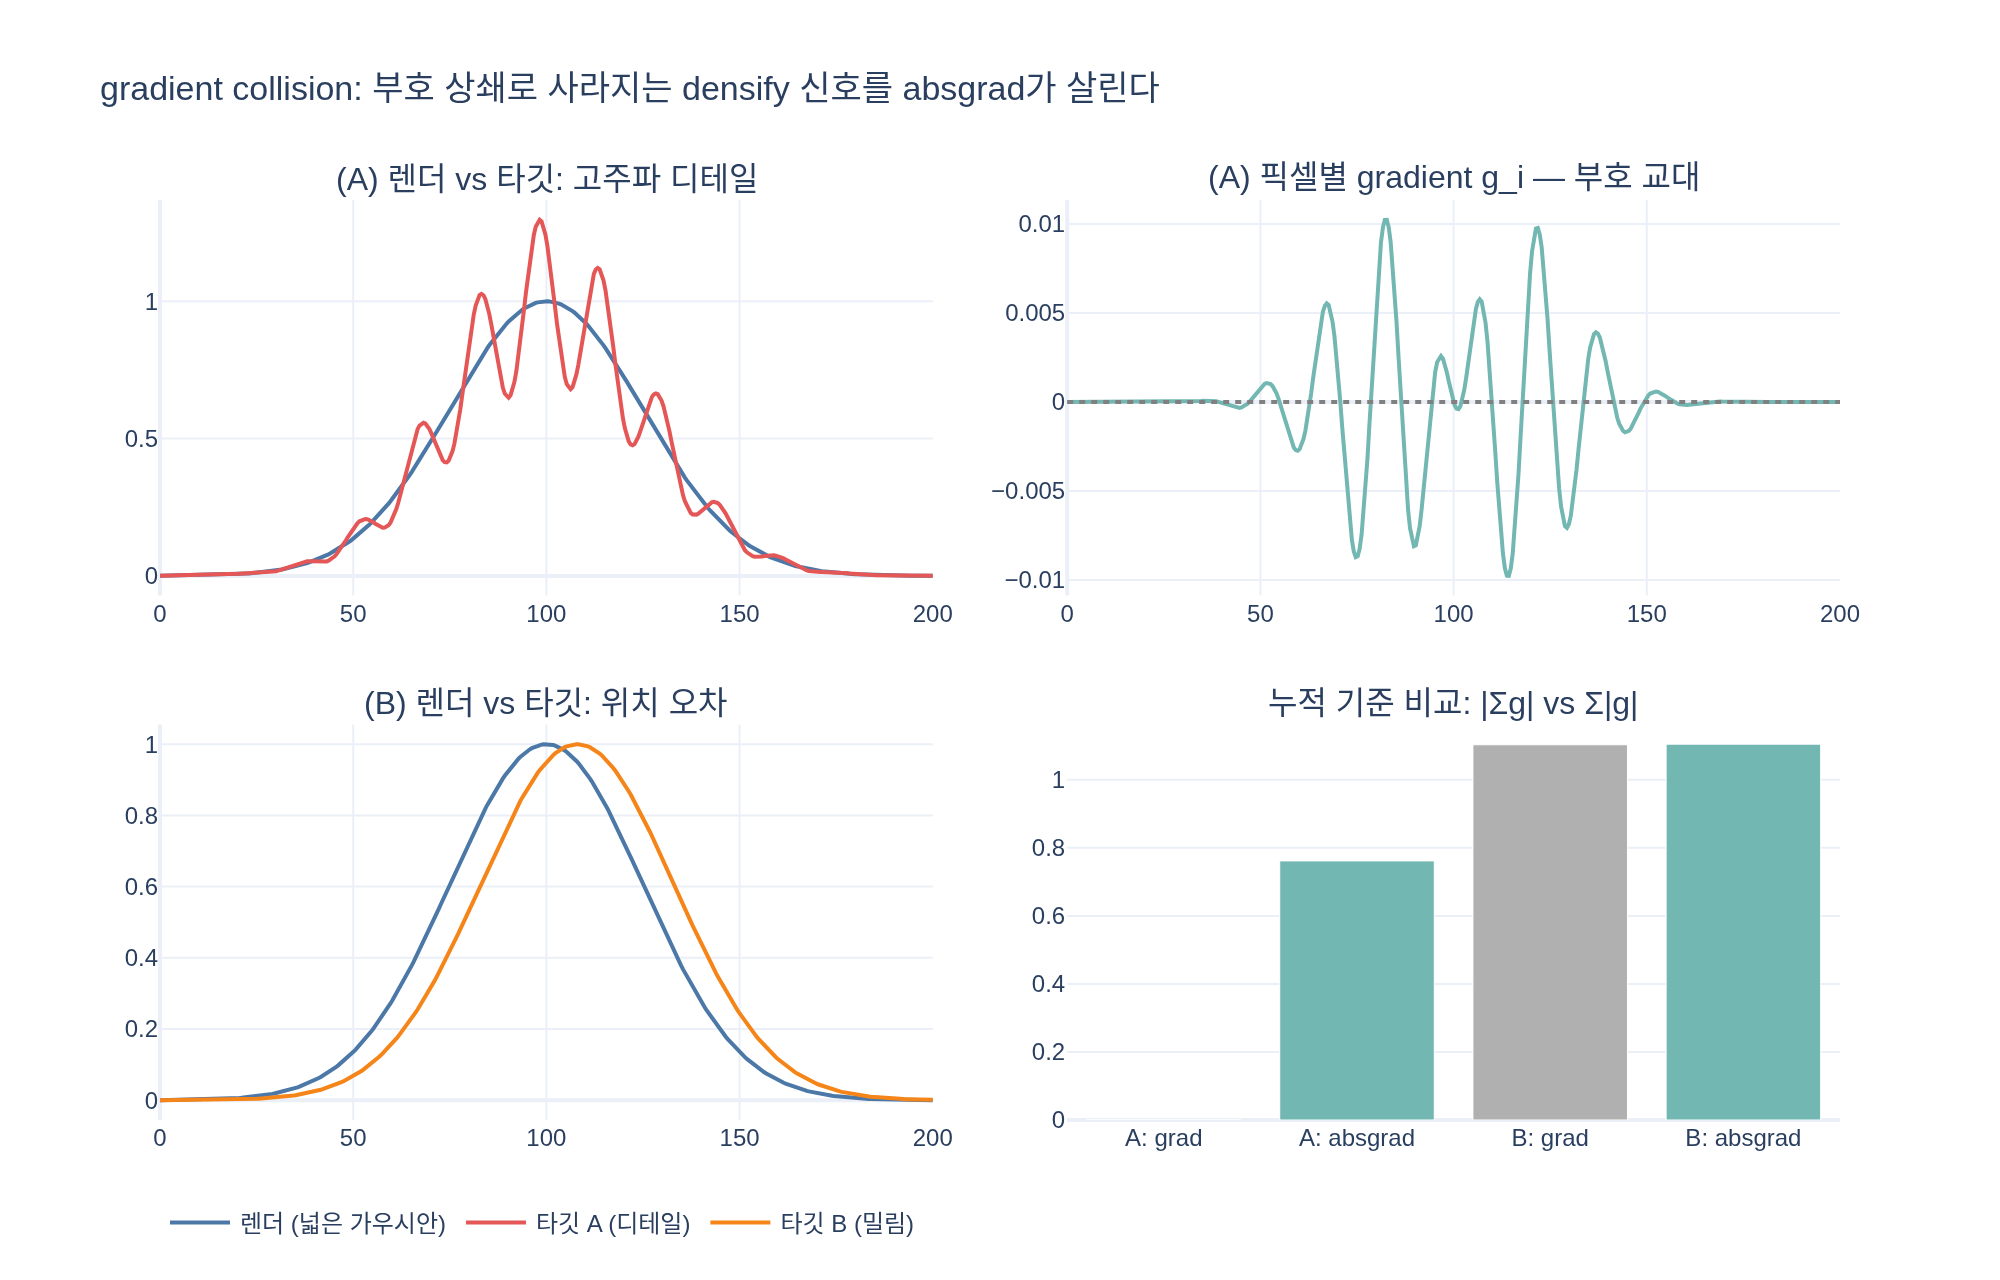

This chart was generated by the following Python code:
# %% [markdown]
# # absgrad vs grad — 1D 장난감 실험으로 보는 gradient collision
#
# Splatfacto의 `use_absgrad=True`는 densify 판단에 픽셀별 gradient의
# **절대값 합**(AbsGS의 homodirectional gradient)을 쓴다.
#
# 왜 필요한가? 넓은 가우시안 하나가 고주파 디테일을 덮고 있으면(over-reconstruction)
# 픽셀별 residual의 부호가 번갈아 나타나고, 위치 gradient의 합은
#
# $$g = \sum_i g_i \approx 0 \quad (\text{부호 상쇄, gradient collision})$$
#
# 이 되어 임계값을 못 넘는다. 반면
#
# $$g_{\text{abs}} = \sum_i |g_i|$$
#
# 는 상쇄 없이 오차 기여를 그대로 누적하므로 "split이 필요한 가우시안"을 잡아낸다.
# 아래에서 1D 렌더링 모델로 이를 직접 계산해 본다. (실제 gsplat 불필요)

# %%
# 필요 패키지: numpy, plotly, kaleido(정적 이미지 저장용)
import numpy as np
import plotly.graph_objects as go
from plotly.subplots import make_subplots


def _show(fig):
    try:
        from IPython import get_ipython
        if get_ipython() is not None:  # VSCode 셀/Jupyter에서만 렌더링
            fig.show()
    except ImportError:
        pass


# %% [markdown]
# ## 1D 렌더링 모델
#
# 픽셀 $x_i$에서 렌더 값이 가우시안 하나로 결정된다고 하자:
#
# $$I(x_i) = a\, G(x_i;\mu,\sigma), \qquad G = \exp\!\left(-\frac{(x-\mu)^2}{2\sigma^2}\right)$$
#
# 픽셀별 L2 손실 $L_i = (I_i - T_i)^2$ 의 위치 $\mu$에 대한 gradient는
#
# $$g_i = \frac{\partial L_i}{\partial \mu} = 2\,r_i \cdot a\,G(x_i)\,\frac{x_i-\mu}{\sigma^2},
# \qquad r_i = I_i - T_i$$
#
# 두 시나리오를 비교한다:
# - **(A) over-reconstruction**: 타깃에 고주파 디테일 → residual 부호가 번갈아 나타남
# - **(B) 단순 위치 오차**: 타깃 가우시안이 옆으로 밀려 있음 → residual 부호가 한쪽으로 정렬

# %%
x = np.linspace(0, 200, 400)          # 픽셀 좌표
mu, sigma, a = 100.0, 25.0, 1.0       # 넓은 가우시안 하나

G = np.exp(-((x - mu) ** 2) / (2 * sigma**2))
render = a * G
dG_dmu = a * G * (x - mu) / sigma**2  # dI/dmu

# (A) 타깃 = 렌더 + 고주파 디테일 → residual이 sin으로 진동 (부호 교대)
target_A = render + 0.3 * np.sin(x / 2.5) * G   # 가우시안 지지영역 안의 고주파 텍스처
r_A = render - target_A
g_A = 2 * r_A * dG_dmu                          # 픽셀별 gradient

# (B) 타깃 = 오른쪽으로 8픽셀 밀린 가우시안 → residual 부호 정렬
target_B = a * np.exp(-((x - (mu + 8)) ** 2) / (2 * sigma**2))
r_B = render - target_B
g_B = 2 * r_B * dG_dmu

for name, g in [("A(고주파 디테일)", g_A), ("B(위치 오차)", g_B)]:
    print(f"{name:16s}  |sum g| = {abs(g.sum()):8.4f}   sum|g| = {np.abs(g).sum():8.4f}")
# 출력:
# A(고주파 디테일)        |sum g| =   0.0000   sum|g| =   0.7615
# B(위치 오차)          |sum g| =   1.1029   sum|g| =   1.1047

# %% [markdown]
# ## 결과 해석
#
# | 시나리오 | $\|\sum g_i\|$ (grad) | $\sum \|g_i\|$ (absgrad) |
# |---|---|---|
# | A: 고주파 디테일 (split 필요!) | **≈ 0.0000 — 완전 소멸** | 0.7615 |
# | B: 단순 위치 오차 | 1.1029 | 1.1047 |
#
# - **A**: 픽셀별 gradient는 크지만 부호가 교대해 합이 0으로 상쇄된다.
#   일반 grad 기준으로는 densify 임계값을 절대 못 넘고, 큰 blur 가우시안이 그대로 남는다.
#   absgrad(9.65)는 이 가우시안을 확실히 잡아낸다 — 이것이 `use_absgrad=True`의 효과.
# - **B**: 부호가 정렬된 경우엔 grad와 absgrad가 거의 같다. 즉 absgrad는
#   기존에 잘 잡히던 경우를 해치지 않으면서 상쇄 케이스만 추가로 구제한다.
# - absgrad ≥ grad 항상 성립하므로 임계값도 함께 올린다
#   (Splatfacto `densify_grad_thresh=0.0008` vs 원조 3DGS 0.0002).

# %%
fig = make_subplots(
    rows=2, cols=2, vertical_spacing=0.14, horizontal_spacing=0.08,
    subplot_titles=(
        "(A) 렌더 vs 타깃: 고주파 디테일", "(A) 픽셀별 gradient g_i — 부호 교대",
        "(B) 렌더 vs 타깃: 위치 오차", "누적 기준 비교: |Σg| vs Σ|g|",
    ),
)
fig.add_trace(go.Scatter(x=x, y=render, name="렌더 (넓은 가우시안)", line=dict(color="#4C78A8")), row=1, col=1)
fig.add_trace(go.Scatter(x=x, y=target_A, name="타깃 A (디테일)", line=dict(color="#E45756")), row=1, col=1)
fig.add_trace(go.Scatter(x=x, y=g_A, name="g_i (A)", line=dict(color="#72B7B2"), showlegend=False), row=1, col=2)
fig.add_hline(y=0, line=dict(color="gray", dash="dot"), row=1, col=2)
fig.add_trace(go.Scatter(x=x, y=render, showlegend=False, line=dict(color="#4C78A8")), row=2, col=1)
fig.add_trace(go.Scatter(x=x, y=target_B, name="타깃 B (밀림)", line=dict(color="#F58518")), row=2, col=1)
fig.add_trace(go.Bar(
    x=["A: grad", "A: absgrad", "B: grad", "B: absgrad"],
    y=[abs(g_A.sum()), np.abs(g_A).sum(), abs(g_B.sum()), np.abs(g_B).sum()],
    marker_color=["#B0B0B0", "#72B7B2", "#B0B0B0", "#72B7B2"],
    showlegend=False,
), row=2, col=2)
fig.update_layout(
    title="gradient collision: 부호 상쇄로 사라지는 densify 신호를 absgrad가 살린다",
    height=640, width=1000, template="plotly_white",
    legend=dict(orientation="h", y=-0.08),
)
_show(fig)

import os
_here = os.path.dirname(os.path.abspath(__file__)) if "__file__" in globals() else "."
fig.write_image(os.path.join(_here, "expy.png"), scale=2)
print("saved expy.png")
# 출력: saved expy.png

# %% [markdown]
# ## Splatfacto 코드와의 연결 (splatfacto.py)
#
# - 107–108행: `use_absgrad: bool = True` (config, 기본 켜짐)
# - 277행: `DefaultStrategy(..., absgrad=self.config.use_absgrad, ...)` —
#   gsplat 전략이 `info["means2d"].absgrad`를 densify 기준으로 사용
# - 571행: `rasterization(..., absgrad=self.strategy.absgrad ...)` —
#   backward에서 픽셀별 |gradient|를 별도 버퍼에 누적하도록 지시
#
# 위 장난감의 "시나리오 A"가 곧 AbsGS 논문이 말하는 over-reconstruction이다:
# 큰 가우시안이 고주파 영역을 덮으면 grad 기준으로는 split 신호가 소멸하지만
# absgrad 기준으로는 살아남는다.
